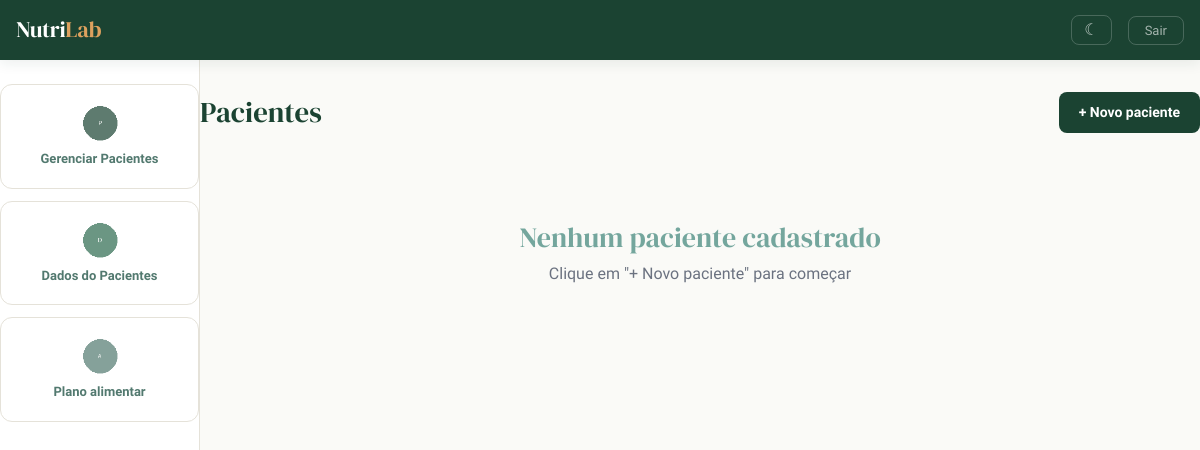
The page /pacientes/ (signed in) on the database as committed earlier.
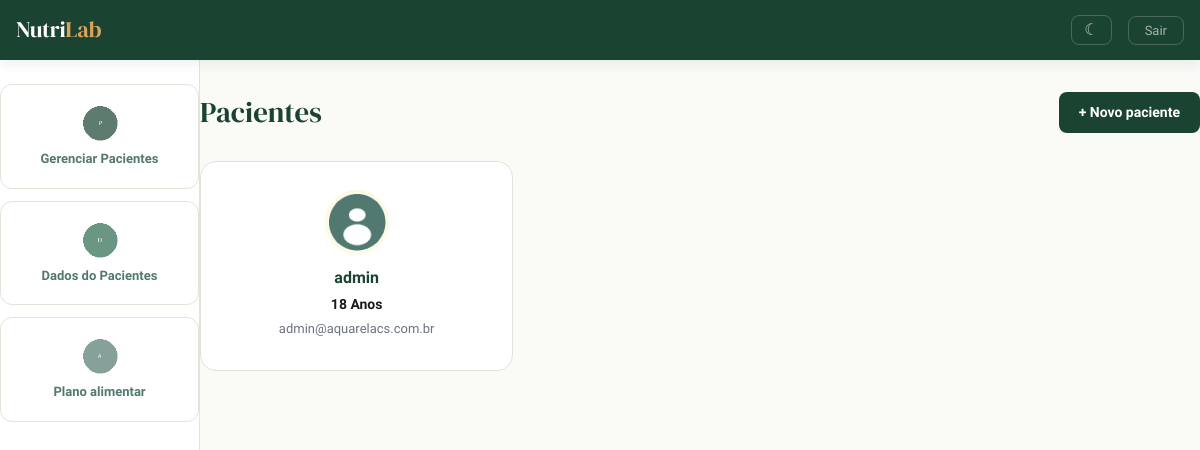
The same page on the database as committed later.
### plataforma/models.py (models this page shows, shortened)
class Pacientes(models.Model):
    choices_sexo = (('F', 'Feminino'),
                    ('M', 'Maculino'))
    nome = models.CharField(max_length=50)
    sexo = models.CharField(max_length=1, choices=choices_sexo)
    idade = models.IntegerField()
    email = models.EmailField()
    telefone = models.CharField(max_length=19)
    foto = models.ImageField(upload_to="pacientes", blank=True, null=True)
    nutri = models.ForeignKey(User, on_delete=models.CASCADE)

### plataforma/views.py (the view, shortened to what this page needs)
# urls.py: path('', RedirectView.as_view(url='/pacientes/', permanent=False)),
@login_required(login_url='/auth/logar/')
def pacientes(request):
    if request.method == "GET":
        pacientes = Pacientes.objects.filter(nutri=request.user)
        return render(request, 'pacientes.html', {'pacientes': pacientes})

### templates/pacientes.html (shortened to what this page needs)
{% extends 'base_plataforma.html' %}
{% load static %}
{% block 'plataforma' %}
<div class="page-header">
    <h1>Pacientes</h1>
    <button type="button" class="btn-nutri" data-toggle="modal" data-target="#modal">
        + Novo paciente
    </button>
</div>
<div class="row">
    {% for paciente in pacientes %}
        <div class="col-md-4" style="animation: fadeInUp 0.4s ease-out; animation-delay: {{ forloop.counter0 }}00ms; animation-fill-mode: both;">
            <a href="{% url 'dados_paciente' paciente.id %}" class="link-hover">
                <div class="card-paciente">
                    <div class="foto-perfil">
                        {% if paciente.foto %}
                            <img src="{{paciente.foto.url}}" alt="{{paciente.nome}}">
                        {% elif paciente.sexo == "M" %}
                            <img src="{% static 'plataforma/img/perfil2.png' %}" alt="Perfil">
                        {% else %}
                            <img src="{% static 'plataforma/img/perfil1.png' %}" alt="Perfil">
                        {% endif %}
                    </div>
                    <p class="dados">{{paciente.nome}}</p>
                    <p class="dados">{{paciente.idade}} Anos</p>
                    <p class="dados">{{paciente.email}}</p>
                </div>
            </a>
        </div>
    {% empty %}
        <div class="col-12">
            <div style="text-align: center; padding: 60px 20px; color: var(--text-muted);">
                <h3 style="color: var(--sage-light); margin-bottom: 8px;">Nenhum paciente cadastrado</h3>
                <p>Clique em "+ Novo paciente" para começar</p>
            </div>
        </div>
    {% endfor %}
</div>
{% endblock %}

### templates/base_plataforma.html (shortened to what this page needs)
{% extends 'base.html' %}
{% load static %}
{% block 'head' %}
    <link rel="stylesheet" href="{% static 'plataforma/css/css.css' %}">
    <link rel="stylesheet" href="{% static 'plataforma/css/plano_alimentar.css' %}">
{% endblock %}
{% block 'body' %}
{% if user.is_authenticated %}
<nav class="navbar navbar-expand-lg navbar-dark navbar-nutri">
    <a class="navbar-brand" href="{% url 'pacientes' %}">Nutri<span>Lab</span></a>
    <div class="collapse navbar-collapse" id="navbarNav">
        <ul class="navbar-nav ml-auto align-items-center">
            <li class="nav-item mr-3">
                <button class="theme-toggle" onclick="toggleTheme()" title="Alternar tema">
                    <span class="toggle-icon">&#9790;</span>
                </button>
            </li>
            <li class="nav-item">
                <a class="btn-sair" href="{% url 'sair' %}">Sair</a>
            </li>
        </ul>
    </div>
</nav>
{% endif %}
<div class="container-fluid p-0">
    <div class="row no-gutters">
        <div class="col-md-2 platform-sidebar">
            <a href="{% url 'pacientes' %}" class="link-lateral">
                <div class="card-lateral">
                    <img src="{% static 'plataforma/img/paciente.png' %}" alt="Pacientes">
                    <h3>Gerenciar Pacientes</h3>
                </div>
            </a>
            <a href="{% url 'dados_paciente_listar' %}" class="link-lateral">
                <div class="card-lateral">
                    <img src="{% static 'plataforma/img/dados_paciente.png' %}" alt="Dados">
                    <h3>Dados do Pacientes</h3>
                </div>
            </a>
            <a href="{% url 'plano_alimentar_listar' %}" class="link-lateral">
                <div class="card-lateral">
                    <img src="{% static 'plataforma/img/plano_alimentar.png' %}" alt="Plano">
                    <h3>Plano alimentar</h3>
                </div>
            </a>
        </div>
        <div class="col-md-10 platform-content">
            {% block 'plataforma' %}
            {% endblock %}
        </div>
    </div>
</div>
{% endblock %}

### templates/base.html (shortened to what this page needs)
{% load static %}
<!doctype html>
<html lang="pt-BR">
  <head>
    {% block 'head' %}{% endblock %}
    <link rel="stylesheet" href="https://cdn.jsdelivr.net/npm/bootstrap@4.6.1/dist/css/bootstrap.min.css">
  </head>
  <body>
    {% block 'body' %}{% endblock %}
  </body>
</html>

### templates/static/plataforma/css/css.css (style rules this page uses)
.navbar-nutri { background: var(--forest); padding: 12px 24px; box-shadow: var(--shadow-md); position: sticky; top: 0; z-index: 1000; }
.navbar-nutri .navbar-brand { font-family: 'DM Serif Display', serif; font-size: 1.4rem; color: white !important; letter-spacing: -0.3px; }
.navbar-nutri .navbar-brand span { color: var(--gold); }
.navbar-nutri .btn-sair { color: rgba(255, 255, 255, 0.6); border: 1px solid rgba(255, 255, 255, 0.2); border-radius: var(--radius-sm); padding: 6px 16px; font-size: 13px; font-weight: 500; transition: var(--transition); text-decoration: none; }
.platform-sidebar { background: var(--white); border-right: 1px solid var(--border); min-height: calc(100vh - 56px); padding: 24px 12px; }
.card-lateral { background: var(--white); border: 1.5px solid var(--border); border-radius: var(--radius-md); padding: 20px 16px; color: var(--text-dark); text-align: center; transition: var(--transition); margin-bottom: 12px; cursor: pointer; }
.card-lateral img { width: 36px; height: 36px; margin-bottom: 10px; opacity: 0.7; }
.card-lateral h3 { font-family: 'Plus Jakarta Sans', sans-serif; font-size: 13px; font-weight: 600; color: var(--sage); margin: 0; line-height: 1.3; }
.link-lateral { text-decoration: none !important; }
.platform-content { padding: 32px 48px 32px 48px; animation: fadeInUp 0.4s ease-out; overflow: visible; min-width: 0; max-width: 1100px; margin: 0 auto; }
.page-header { display: flex; align-items: center; justify-content: space-between; margin-bottom: 28px; flex-wrap: wrap; gap: 12px; }
.page-header h1 { font-size: 1.8rem; color: var(--forest); margin: 0; }
.card-paciente { background: var(--white); border: 1.5px solid var(--border); border-radius: var(--radius-lg); padding: 28px 24px; color: var(--text-dark); transition: var(--transition); margin-bottom: 20px; width: 100%; }
.link-hover { text-decoration: none !important; color: inherit !important; }
.foto-perfil { text-align: center; margin-bottom: 12px; }
.foto-perfil img { width: 64px; height: 64px; border-radius: 50%; object-fit: cover; border: 3px solid var(--cream); }
.dados { font-weight: 600; font-size: 14px; margin-bottom: 4px; text-align: center; }
.dados:first-of-type { font-size: 16px; color: var(--forest); }
.dados:last-of-type { color: var(--text-muted); font-weight: 400; font-size: 13px; }
.btn-nutri { background: var(--forest); color: white; border: none; border-radius: var(--radius-sm); padding: 10px 20px; font-weight: 600; font-size: 14px; transition: var(--transition); font-family: 'Plus Jakarta Sans', sans-serif; cursor: pointer; }

### templates/base.html (style rules this page uses)
:root { --forest: #1B4332; --forest-light: #2D6A4F; --sage: #52796F; --sage-light: #74A69D; --cream: #FEFAE0; --cream-dark: #F5F0D0; --gold: #DDA15E; --gold-light: #E8C07A; --white: #FFFFFF; --off-white: #FAFAF7; --text-dark: #1A1A1A; --text-muted: #6B7280; --border: #E5E2D9; --danger: #C1444B; --danger-bg: #FDF2F2; --success-bg: #F0FDF4; --warning-bg: #FFFBEB; --info-bg: #EFF6FF; --radius-sm: 8px; --radius-md: 12px; --radius-lg: 16px; --radius-xl: 24px; --shadow-sm: 0 1px 2px rgba(27, 67, 50, 0.06); --shadow-md: 0 4px 12px rgba(27, 67, 50, 0.08); --shadow-lg: 0 8px 30px rgba(27, 67, 50, 0.12); --shadow-hover: 0 12px 40px rgba(27, 67, 50, 0.16); --transition: all 0.3s cubic-bezier(0.4, 0, 0.2, 1); }
* { margin: 0; padding: 0; box-sizing: border-box; }
body { font-family: 'Plus Jakarta Sans', sans-serif; color: var(--text-dark); background: var(--off-white); -webkit-font-smoothing: antialiased; -moz-osx-font-smoothing: grayscale; }
h1, h2, h3, h4, h5 { font-family: 'DM Serif Display', serif; }
.theme-toggle { background: none; border: 1px solid rgba(255, 255, 255, 0.2); border-radius: var(--radius-sm); color: rgba(255, 255, 255, 0.7); cursor: pointer; padding: 6px 12px; font-size: 16px; transition: var(--transition); display: flex; align-items: center; gap: 6px; line-height: 1; }
.theme-toggle .toggle-icon { transition: transform 0.4s cubic-bezier(0.4, 0, 0.2, 1); }

Rows that differ between the two databases and show on the page:
added Pacientes: nome "admin", idade "18", email "admin@aquarelacs.com.br"
Other text that changed with them:
text no longer shown: "Nenhum paciente cadastrado Clique em \"+ Novo paciente\" para começar"
